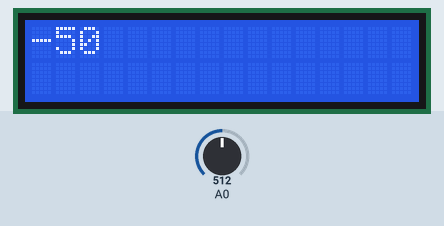
This sketch was run on a simulated Arduino Uno, built with avr-gcc and run on an emulated ATmega328P. Parts: 16×2 character LCD. Inputs (shaded band) come from the test bench; at power-on: A0 = 512.

Above: at 1.2 s.
1.3 s: A0 set to 565
At 2.0 s:
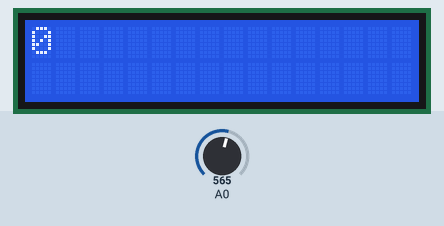
2.8 s: A0 set to 545
At 2.97 s:
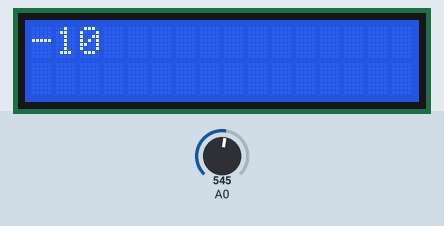
5.6 s: A0 set to 370
At 5.75 s:
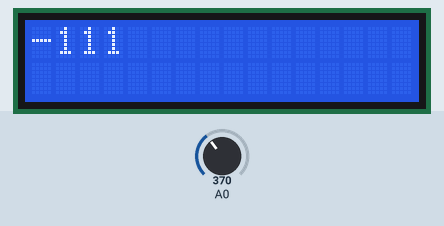
Timing chart, 0 to 8.6 s (numbered marks = the images above; inputs shaded):
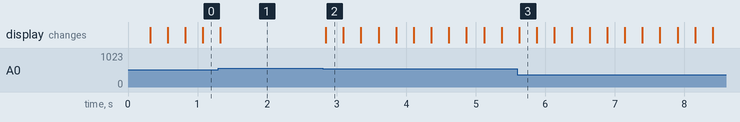

Measured:
- after the input at 2.8 s, the display: changes at once (image 2)

The sketch:

displayCroll.ino
```cpp
#include <LiquidCrystal.h>

LiquidCrystal lcd(8,9,4,5,6,7);
int valor = 0;
int a = 0;

void setup() {
  lcd.begin(16,2);
}

void loop() {
  lcd.clear();
  int boton = botonPre();
  switch(boton)
  {
    case 1:
     a += 10;
     lcd.print(a);
     break;
    case 2:
     a++;
     lcd.print(a);
     break;
    case 3:
     a--;
     lcd.print(a);
     break;
    case 4:
     a -= 10;
     lcd.print(a);
     break;
    case 5:
     a = 0;
     lcd.print(a);
     break;
    default:
     lcd.print(a);
  }
  delay(250);
}

int botonPre()
{
    int valor = analogRead(A0);

    if(valor < 50) return 1;
    if(valor < 195) return 2;
    if(valor < 380) return 3;
    if(valor < 555) return 4;
    if(valor < 790) return 5;

    else return -1;
}
```
